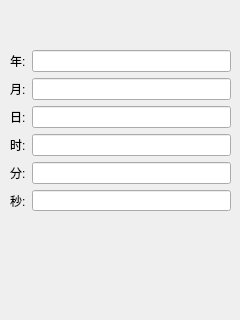
<?xml version="1.0" encoding="UTF-8"?>
<ui version="4.0">
 <class>DialogClockSetting</class>
 <widget class="QDialog" name="DialogClockSetting">
  <property name="geometry">
   <rect>
    <x>0</x>
    <y>0</y>
    <width>240</width>
    <height>320</height>
   </rect>
  </property>
  <property name="windowTitle">
   <string>Dialog</string>
  </property>
  <widget class="QWidget" name="gridLayoutWidget">
   <property name="geometry">
    <rect>
     <x>10</x>
     <y>50</y>
     <width>221</width>
     <height>161</height>
    </rect>
   </property>
   <layout class="QGridLayout" name="gridLayout">
    <item row="0" column="0">
     <widget class="QLabel" name="label">
      <property name="text">
       <string>年:</string>
      </property>
     </widget>
    </item>
    <item row="4" column="0">
     <widget class="QLabel" name="label_5">
      <property name="text">
       <string>分:</string>
      </property>
     </widget>
    </item>
    <item row="1" column="0">
     <widget class="QLabel" name="label_2">
      <property name="text">
       <string>月:</string>
      </property>
     </widget>
    </item>
    <item row="1" column="1">
     <widget class="QLineEdit" name="lineEdit_Month"/>
    </item>
    <item row="4" column="1">
     <widget class="QLineEdit" name="lineEdit_Minute"/>
    </item>
    <item row="2" column="0">
     <widget class="QLabel" name="label_3">
      <property name="text">
       <string>日:</string>
      </property>
     </widget>
    </item>
    <item row="0" column="1">
     <widget class="QLineEdit" name="lineEdit_Year"/>
    </item>
    <item row="2" column="1">
     <widget class="QLineEdit" name="lineEdit_Day"/>
    </item>
    <item row="3" column="0">
     <widget class="QLabel" name="label_4">
      <property name="text">
       <string>时:</string>
      </property>
     </widget>
    </item>
    <item row="3" column="1">
     <widget class="QLineEdit" name="lineEdit_Hour"/>
    </item>
    <item row="5" column="0">
     <widget class="QLabel" name="label_6">
      <property name="text">
       <string>秒:</string>
      </property>
     </widget>
    </item>
    <item row="5" column="1">
     <widget class="QLineEdit" name="lineEdit_Second"/>
    </item>
   </layout>
  </widget>
  <widget class="QWidget" name="horizontalLayoutWidget">
   <property name="geometry">
    <rect>
     <x>10</x>
     <y>10</y>
     <width>221</width>
     <height>31</height>
    </rect>
   </property>
   <layout class="QHBoxLayout" name="horizontalLayout">
    <item>
     <widget class="QLabel" name="label_DateTime">
      <property name="text">
       <string/>
      </property>
      <property name="alignment">
       <set>Qt::AlignCenter</set>
      </property>
     </widget>
    </item>
   </layout>
  </widget>
 </widget>
 <resources/>
 <connections/>
</ui>
